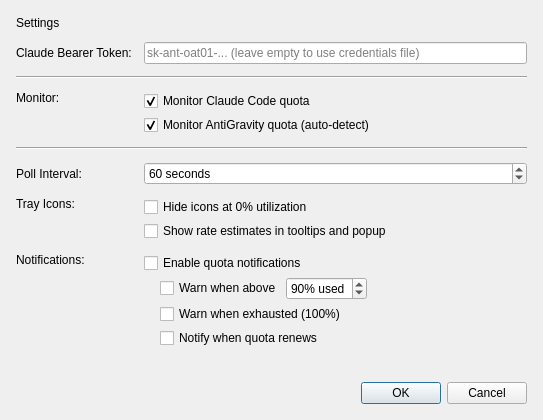
<?xml version="1.0" encoding="UTF-8"?>
<ui version="4.0">
 <class>SettingsDialog</class>
 <widget class="QDialog" name="SettingsDialog">
  <property name="geometry">
   <rect>
    <x>0</x>
    <y>0</y>
    <width>543</width>
    <height>420</height>
   </rect>
  </property>
  <property name="windowTitle">
   <string>LLM-O-Meter Settings</string>
  </property>
  <property name="modal">
   <bool>true</bool>
  </property>
  <layout class="QVBoxLayout" name="mainLayout">
   <property name="spacing">
    <number>12</number>
   </property>
   <property name="leftMargin">
    <number>16</number>
   </property>
   <property name="topMargin">
    <number>16</number>
   </property>
   <property name="rightMargin">
    <number>16</number>
   </property>
   <property name="bottomMargin">
    <number>16</number>
   </property>
   <item>
    <widget class="QLabel" name="infoLabel">
     <property name="text">
      <string>Settings</string>
     </property>
     <property name="wordWrap">
      <bool>true</bool>
     </property>
    </widget>
   </item>
   <item>
    <layout class="QFormLayout" name="formLayout">
     <item row="0" column="0">
      <widget class="QLabel" name="tokenLabel">
       <property name="text">
        <string>Claude Bearer Token:</string>
       </property>
       <property name="toolTip">
        <string>OAuth bearer token used to authenticate with the Claude API. Leave empty to use the token from the Claude Code credentials file (~/.claude/.credentials.json).</string>
       </property>
      </widget>
     </item>
     <item row="0" column="1">
      <widget class="QLineEdit" name="tokenEdit">
       <property name="echoMode">
        <enum>QLineEdit::EchoMode::Password</enum>
       </property>
       <property name="placeholderText">
        <string>sk-ant-oat01-... (leave empty to use credentials file)</string>
       </property>
       <property name="toolTip">
        <string>OAuth bearer token used to authenticate with the Claude API. Leave empty to use the token from the Claude Code credentials file (~/.claude/.credentials.json).</string>
       </property>
      </widget>
     </item>
     <item row="2" column="0" colspan="2">
      <widget class="Line" name="line_2">
       <property name="orientation">
        <enum>Qt::Orientation::Horizontal</enum>
       </property>
      </widget>
     </item>
     <item row="3" column="0">
      <widget class="QLabel" name="monitorLabel">
       <property name="text">
        <string>Monitor:</string>
       </property>
       <property name="alignment">
        <set>Qt::AlignmentFlag::AlignTop</set>
       </property>
       <property name="toolTip">
        <string>Choose which quota sources to monitor and display in the tray.</string>
       </property>
      </widget>
     </item>
     <item row="3" column="1">
      <widget class="QWidget" name="monitorOptionsWidget" native="true">
       <layout class="QVBoxLayout" name="monitorOptionsLayout">
        <property name="spacing">
         <number>4</number>
        </property>
        <property name="leftMargin">
         <number>0</number>
        </property>
        <property name="topMargin">
         <number>0</number>
        </property>
        <property name="rightMargin">
         <number>0</number>
        </property>
        <property name="bottomMargin">
         <number>0</number>
        </property>
        <item>
         <widget class="QCheckBox" name="claudeEnabledCheckBox">
          <property name="text">
           <string>Monitor Claude Code quota</string>
          </property>
          <property name="checked">
           <bool>true</bool>
          </property>
          <property name="toolTip">
           <string>Poll the Claude API for your 5-hour session and 7-day rolling quota usage and show them as tray icons.</string>
          </property>
         </widget>
        </item>
        <item>
         <widget class="QCheckBox" name="agEnabledCheckBox">
          <property name="text">
           <string>Monitor AntiGravity quota (auto-detect)</string>
          </property>
          <property name="checked">
           <bool>true</bool>
          </property>
          <property name="toolTip">
           <string>Poll the AntiGravity API for per-model quota usage. AntiGravity is detected automatically — disable this if you don't use AntiGravity or want to reduce API calls.</string>
          </property>
         </widget>
        </item>
       </layout>
      </widget>
     </item>
     <item row="4" column="0" colspan="2">
      <widget class="Line" name="line">
       <property name="orientation">
        <enum>Qt::Orientation::Horizontal</enum>
       </property>
      </widget>
     </item>
     <item row="5" column="0">
      <widget class="QLabel" name="pollingLabel">
       <property name="text">
        <string>Poll Interval:</string>
       </property>
       <property name="toolTip">
        <string>How often to fetch updated quota data from the API, in seconds.</string>
       </property>
      </widget>
     </item>
     <item row="5" column="1">
      <widget class="QSpinBox" name="pollingSpinBox">
       <property name="suffix">
        <string> seconds</string>
       </property>
       <property name="minimum">
        <number>10</number>
       </property>
       <property name="maximum">
        <number>600</number>
       </property>
       <property name="singleStep">
        <number>10</number>
       </property>
       <property name="value">
        <number>60</number>
       </property>
       <property name="toolTip">
        <string>How often to fetch updated quota data from the API, in seconds.</string>
       </property>
      </widget>
     </item>
     <item row="6" column="0">
      <widget class="QLabel" name="trayLabel">
       <property name="text">
        <string>Tray Icons:</string>
       </property>
       <property name="alignment">
        <set>Qt::AlignmentFlag::AlignTop</set>
       </property>
      </widget>
     </item>
     <item row="6" column="1">
      <widget class="QWidget" name="trayOptionsWidget" native="true">
       <layout class="QVBoxLayout" name="trayOptionsLayout">
        <property name="spacing">
         <number>4</number>
        </property>
        <property name="leftMargin">
         <number>0</number>
        </property>
        <property name="topMargin">
         <number>0</number>
        </property>
        <property name="rightMargin">
         <number>0</number>
        </property>
        <property name="bottomMargin">
         <number>0</number>
        </property>
        <item>
         <widget class="QCheckBox" name="hideZeroIconsCheckBox">
          <property name="text">
           <string>Hide icons at 0% utilization</string>
          </property>
          <property name="toolTip">
           <string>Hide tray icons for quotas that are at 0% — for example at the start of a new session before any usage has been recorded.</string>
          </property>
         </widget>
        </item>
        <item>
         <widget class="QCheckBox" name="showRateEstimatesCheckBox">
          <property name="text">
           <string>Show rate estimates in tooltips and popup</string>
          </property>
          <property name="toolTip">
           <string>When enabled, tooltips and the popup window show a "~exhausted in Xh Ym" estimate based on your recent usage rate. Only shown when the quota is on track to run out before it resets.</string>
          </property>
         </widget>
        </item>
       </layout>
      </widget>
     </item>
     <item row="7" column="0">
      <widget class="QLabel" name="notifyLabel">
       <property name="text">
        <string>Notifications:</string>
       </property>
       <property name="alignment">
        <set>Qt::AlignmentFlag::AlignTop</set>
       </property>
      </widget>
     </item>
     <item row="7" column="1">
      <widget class="QWidget" name="notifyContainerWidget" native="true">
       <layout class="QVBoxLayout" name="notifyContainerLayout">
        <property name="spacing">
         <number>4</number>
        </property>
        <property name="leftMargin">
         <number>0</number>
        </property>
        <property name="topMargin">
         <number>0</number>
        </property>
        <property name="rightMargin">
         <number>0</number>
        </property>
        <property name="bottomMargin">
         <number>0</number>
        </property>
        <item>
         <widget class="QCheckBox" name="notifyEnabledCheckBox">
          <property name="text">
           <string>Enable quota notifications</string>
          </property>
          <property name="toolTip">
           <string>Show system tray balloon notifications when quota thresholds are crossed.</string>
          </property>
         </widget>
        </item>
        <item>
         <widget class="QWidget" name="notifySubWidget" native="true">
          <layout class="QVBoxLayout" name="notifySubLayout">
           <property name="spacing">
            <number>4</number>
           </property>
           <property name="leftMargin">
            <number>16</number>
           </property>
           <property name="topMargin">
            <number>0</number>
           </property>
           <property name="rightMargin">
            <number>0</number>
           </property>
           <property name="bottomMargin">
            <number>0</number>
           </property>
           <item>
            <layout class="QHBoxLayout" name="thresholdLayout">
             <property name="spacing">
              <number>4</number>
             </property>
             <item>
              <widget class="QCheckBox" name="notifyBelowThresholdCheckBox">
               <property name="text">
                <string>Warn when above</string>
               </property>
               <property name="toolTip">
                <string>Show a warning notification when any quota exceeds the specified usage percentage.</string>
               </property>
              </widget>
             </item>
             <item>
              <widget class="QSpinBox" name="notifyThresholdSpinBox">
               <property name="suffix">
                <string>% used</string>
               </property>
               <property name="minimum">
                <number>1</number>
               </property>
               <property name="maximum">
                <number>99</number>
               </property>
               <property name="value">
                <number>90</number>
               </property>
               <property name="toolTip">
                <string>The usage percentage at which a warning notification is triggered.</string>
               </property>
              </widget>
             </item>
             <item>
              <spacer name="thresholdSpacer">
               <property name="orientation">
                <enum>Qt::Orientation::Horizontal</enum>
               </property>
               <property name="sizeHint" stdset="0">
                <size>
                 <width>40</width>
                 <height>20</height>
                </size>
               </property>
              </spacer>
             </item>
            </layout>
           </item>
           <item>
            <widget class="QCheckBox" name="notifyExhaustedCheckBox">
             <property name="text">
              <string>Warn when exhausted (100%)</string>
             </property>
             <property name="toolTip">
              <string>Show a notification when a quota reaches 100% and is fully exhausted.</string>
             </property>
            </widget>
           </item>
           <item>
            <widget class="QCheckBox" name="notifyRenewedCheckBox">
             <property name="text">
              <string>Notify when quota renews</string>
             </property>
             <property name="toolTip">
              <string>Show a notification when an exhausted quota resets and becomes available again.</string>
             </property>
            </widget>
           </item>
          </layout>
         </widget>
        </item>
       </layout>
      </widget>
     </item>
    </layout>
   </item>
   <item>
    <spacer name="verticalSpacer">
     <property name="orientation">
      <enum>Qt::Orientation::Vertical</enum>
     </property>
     <property name="sizeHint" stdset="0">
      <size>
       <width>20</width>
       <height>10</height>
      </size>
     </property>
    </spacer>
   </item>
   <item>
    <widget class="QDialogButtonBox" name="buttonBox">
     <property name="standardButtons">
      <set>QDialogButtonBox::StandardButton::Cancel|QDialogButtonBox::StandardButton::Ok</set>
     </property>
    </widget>
   </item>
  </layout>
 </widget>
 <resources/>
 <connections>
  <connection>
   <sender>buttonBox</sender>
   <signal>accepted()</signal>
   <receiver>SettingsDialog</receiver>
   <slot>accept()</slot>
   <hints>
    <hint type="sourcelabel">
     <x>230</x>
     <y>220</y>
    </hint>
    <hint type="destinationlabel">
     <x>230</x>
     <y>120</y>
    </hint>
   </hints>
  </connection>
  <connection>
   <sender>buttonBox</sender>
   <signal>rejected()</signal>
   <receiver>SettingsDialog</receiver>
   <slot>reject()</slot>
   <hints>
    <hint type="sourcelabel">
     <x>230</x>
     <y>220</y>
    </hint>
    <hint type="destinationlabel">
     <x>230</x>
     <y>120</y>
    </hint>
   </hints>
  </connection>
 </connections>
</ui>
